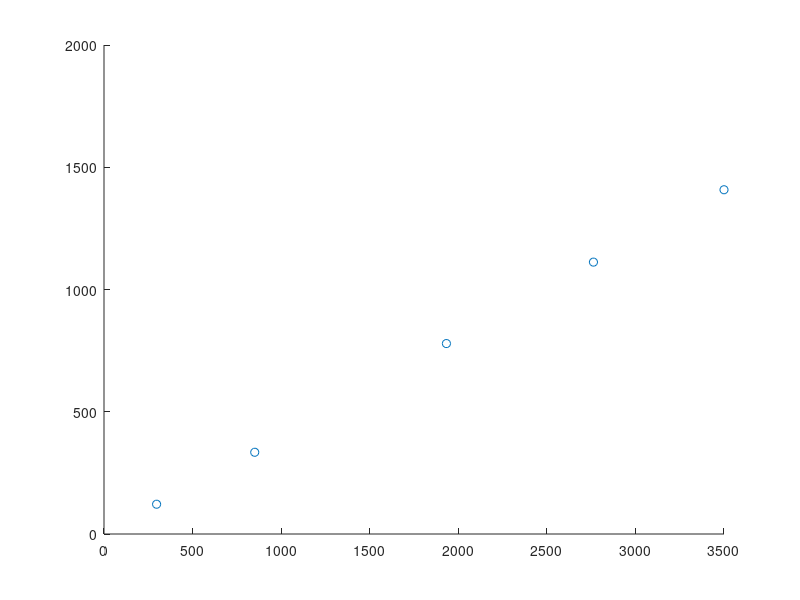

The MATLAB script that drew this image: (Note: this script raises an error after producing the figure.)
%plot(Channel, Counts)

keV = [121.8, 1408, 778.9, 1112, 334.3];
chan = [296.9, 3500, 1933, 2763, 850.9];

scatter(chan, keV)
hold on
p = polyfit(chan, keV, 1);
slope = p(1);
yint = p(2);

y = slope*Channel + yint
plot(Channel, y)




